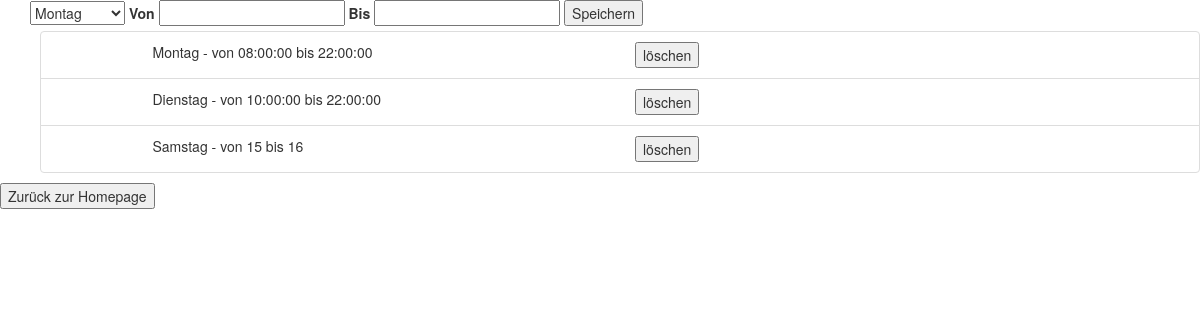
The page /restaurant/openingTime (signed in) on the database its author committed.
### tables this page shows
CREATE TABLE 'openingTimes'('id' INTEGER PRIMARY KEY AUTOINCREMENT,'restaurant_username' TEXT, 'day' TEXT, 'fromTime' Time,'toTime' Time, FOREIGN KEY(restaurant_username) REFERENCES restaurant(username));

### app.py (the view)
@app.route("/restaurant/openingTime")
def openingTime():
    if(not 'restaurant_username' in session):
        return render_template('restaurant_login.html')
    list = zugreifer.getOpeningTimesForRestaurant(session['restaurant_username'])
    mondaysList = []
    tuesdayList = []
    wednesdayList = []
    thursdayList = []
    fridayList = []
    saturdayList = []
    sundayList = []
    for openingTime in list:
        if(openingTime.day == 'Montag'):
            mondaysList.append(openingTime)
        if(openingTime.day == 'Dienstag'):
            tuesdayList.append(openingTime)
        if(openingTime.day == 'Mittwoch'):
            wednesdayList.append(openingTime)
        if(openingTime.day == 'Donnerstag'):
            thursdayList.append(openingTime)
        if(openingTime.day == 'Freitag'):
            fridayList.append(openingTime)
        if(openingTime.day == 'Samstag'):
            saturdayList.append(openingTime)
        if(openingTime.day == 'Sonntag'):
            sundayList.append(openingTime)
    return render_template('openingTime.html',
        mondaysList=mondaysList,
        tuesdayList=tuesdayList,
        wednesdayList=wednesdayList,
        thursdayList=thursdayList,
        fridayList=fridayList,
        saturdayList=saturdayList,
        sundayList=sundayList)

### zugreifer.py (called while the page is built)
def getOpeningTimesForRestaurant(username):
    con = sqlite3.connect('Database.db')
    cur = con.cursor()
    result = cur.execute("SELECT * FROM openingTimes WHERE restaurant_username= '" +username + "' ORDER BY fromTime ASC");
    openingTimes = list()
    for x in result:
        openingTimes.append(OpeningTime(x[0], x[1], x[2], x[3], x[4]))
    cur.close()
    con.close()
    print("Found "+str(len(openingTimes)) +" openingtime(s) for restaurant with username: "+ username )
    return openingTimes

### templates/openingTime.html (shortened to what this page needs)
<!DOCTYPE html>
<html lang="en">
<head>
    <link rel="stylesheet" href="https://maxcdn.bootstrapcdn.com/bootstrap/3.4.1/css/bootstrap.min.css">
</head>
<body>
    <div class="container" >
        <form action="/restaurant/openingTime/add" method="post">
            <select type="text" name="day">
                <option value="Montag">Montag</option>
            </select>
            <label for="from">Von
                <input type="text" name="from" required>
            </label>
            <label for="to">Bis
                <input type="text" name="to" required>
            </label>
            <button type="submit">Speichern</button>
        </form>
    </div>
    <div>
        <ul>
            {%for monday in mondaysList%}
            <li class="list-group-item" style="list-style-type: none;">
                <div class="row">
                    <div class="col-sm-1"></div>
                    <div class="col-sm-5">
                        {{ monday.day }} - von {{monday.fromTime}} bis {{monday.toTime}}
                    </div>
                    <div class="col-sm-3">
                        <form action="{{ url_for('delete_day',id =monday.id) }}" method=post >
                            <button type="submit">löschen</button>
                        </form>
                    </div>
            </li>
            {% endfor %}
            {%for tuesday in tuesdayList%}
            <li class="list-group-item" style="list-style-type: none;">
                <div class="row">
                    <div class="col-sm-1"></div>
                    <div class="col-sm-5">
                        {{ tuesday.day }} - von {{tuesday.fromTime}} bis {{tuesday.toTime}}
                    </div>
                    <div class="col-sm-3">
                        <form action="{{ url_for('delete_day',id =tuesday.id) }}" method=post >
                            <button type="submit">löschen</button>
                        </form>
                    </div>
            </li>
            {% endfor %}
            {%for saturday in saturdayList %}
            <li class="list-group-item" style="list-style-type: none;">
                <div class="row">
                    <div class="col-sm-1"></div>
                    <div class="col-sm-5">
                        {{ saturday.day }} - von {{saturday.fromTime}} bis {{saturday.toTime}}
                    </div>
                    <div class="col-sm-3">
                        <form action="{{ url_for('delete_day',id =saturday.id) }}" method=post >
                            <button type="submit">löschen</button>
                        </form>
                    </div>
            </li>
            {% endfor %}
        </ul>
        <div class="row-sm-20">
            <form action="/restaurant" method="get">
                <button type="submit">Zurück zur Homepage</button>
            </form>
        </div>
    </div>
</body>
</html>

### rows shown on the page
openingTimes: day "Montag", fromTime "08:00:00", toTime "22:00:00"
openingTimes: day "Dienstag", fromTime "10:00:00", toTime "22:00:00"
openingTimes: day "Samstag", fromTime "15", toTime "16"
